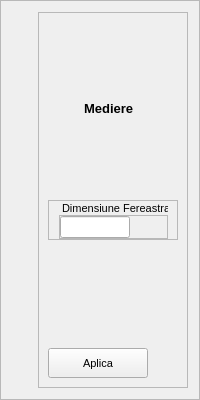
               <widget class="QFrame" name="frame_Mediere">
                <property name="minimumSize">
                 <size>
                  <width>0</width>
                  <height>400</height>
                 </size>
                </property>
                <property name="maximumSize">
                 <size>
                  <width>16777215</width>
                  <height>400</height>
                 </size>
                </property>
                <property name="frameShape">
                 <enum>QFrame::StyledPanel</enum>
                </property>
                <property name="frameShadow">
                 <enum>QFrame::Raised</enum>
                </property>
                <layout class="QHBoxLayout" name="horizontalLayout_25">
                 <item>
                  <widget class="MeanWidget" name="plotMediere" native="true"/>
                 </item>
                 <item>
                  <widget class="QFrame" name="settingsMediere">
                   <property name="minimumSize">
                    <size>
                     <width>150</width>
                     <height>0</height>
                    </size>
                   </property>
                   <property name="maximumSize">
                    <size>
                     <width>150</width>
                     <height>16777215</height>
                    </size>
                   </property>
                   <property name="font">
                    <font>
                     <pointsize>8</pointsize>
                    </font>
                   </property>
                   <property name="frameShape">
                    <enum>QFrame::StyledPanel</enum>
                   </property>
                   <property name="frameShadow">
                    <enum>QFrame::Raised</enum>
                   </property>
                   <layout class="QVBoxLayout" name="verticalLayout_32">
                    <item>
                     <widget class="QLabel" name="label_Mediere">
                      <property name="font">
                       <font>
                        <pointsize>10</pointsize>
                        <weight>75</weight>
                        <bold>true</bold>
                       </font>
                      </property>
                      <property name="text">
                       <string>          Mediere</string>
                      </property>
                     </widget>
                    </item>
                    <item>
                     <widget class="QFrame" name="frame_dimensiuneFereastra">
                      <property name="minimumSize">
                       <size>
                        <width>0</width>
                        <height>40</height>
                       </size>
                      </property>
                      <property name="maximumSize">
                       <size>
                        <width>16777215</width>
                        <height>40</height>
                       </size>
                      </property>
                      <property name="frameShape">
                       <enum>QFrame::StyledPanel</enum>
                      </property>
                      <property name="frameShadow">
                       <enum>QFrame::Raised</enum>
                      </property>
                      <layout class="QVBoxLayout" name="verticalLayout_42">
                       <property name="spacing">
                        <number>0</number>
                       </property>
                       <property name="leftMargin">
                        <number>10</number>
                       </property>
                       <property name="topMargin">
                        <number>0</number>
                       </property>
                       <property name="bottomMargin">
                        <number>0</number>
                       </property>
                       <item>
                        <widget class="QLabel" name="label_20">
                         <property name="text">
                          <string> Dimensiune Fereastra</string>
                         </property>
                        </widget>
                       </item>
                       <item>
                        <widget class="QFrame" name="frame_20">
                         <property name="frameShape">
                          <enum>QFrame::StyledPanel</enum>
                         </property>
                         <property name="frameShadow">
                          <enum>QFrame::Raised</enum>
                         </property>
                         <layout class="QHBoxLayout" name="horizontalLayout_26">
                          <property name="spacing">
                           <number>0</number>
                          </property>
                          <property name="leftMargin">
                           <number>0</number>
                          </property>
                          <property name="topMargin">
                           <number>0</number>
                          </property>
                          <property name="rightMargin">
                           <number>70</number>
                          </property>
                          <property name="bottomMargin">
                           <number>0</number>
                          </property>
                          <item>
                           <widget class="QLineEdit" name="lineEdit_dimensiuneFereastra">
                            <property name="minimumSize">
                             <size>
                              <width>70</width>
                              <height>0</height>
                             </size>
                            </property>
                            <property name="maximumSize">
                             <size>
                              <width>70</width>
                              <height>16777215</height>
                             </size>
                            </property>
                           </widget>
                          </item>
                         </layout>
                        </widget>
                       </item>
                      </layout>
                     </widget>
                    </item>
                    <item>
                     <spacer name="horizontalSpacer_4">
                      <property name="orientation">
                       <enum>Qt::Horizontal</enum>
                      </property>
                      <property name="sizeHint" stdset="0">
                       <size>
                        <width>40</width>
                        <height>15</height>
                       </size>
                      </property>
                     </spacer>
                    </item>
                    <item>
                     <spacer name="verticalSpacer">
                      <property name="orientation">
                       <enum>Qt::Vertical</enum>
                      </property>
                      <property name="sizeType">
                       <enum>QSizePolicy::Preferred</enum>
                      </property>
                      <property name="sizeHint" stdset="0">
                       <size>
                        <width>20</width>
                        <height>87</height>
                       </size>
                      </property>
                     </spacer>
                    </item>
                    <item>
                     <widget class="QPushButton" name="pushButton_aplicaMediere">
                      <property name="minimumSize">
                       <size>
                        <width>100</width>
                        <height>30</height>
                       </size>
                      </property>
                      <property name="maximumSize">
                       <size>
                        <width>100</width>
                        <height>30</height>
                       </size>
                      </property>
                      <property name="text">
                       <string>Aplica</string>
                      </property>
                     </widget>
                    </item>
                   </layout>
                  </widget>
                 </item>
                </layout>
               </widget>
